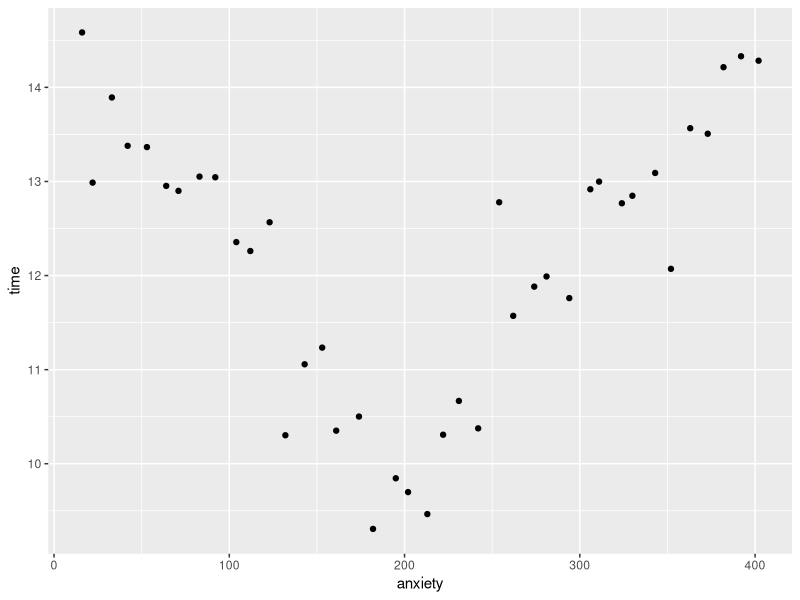
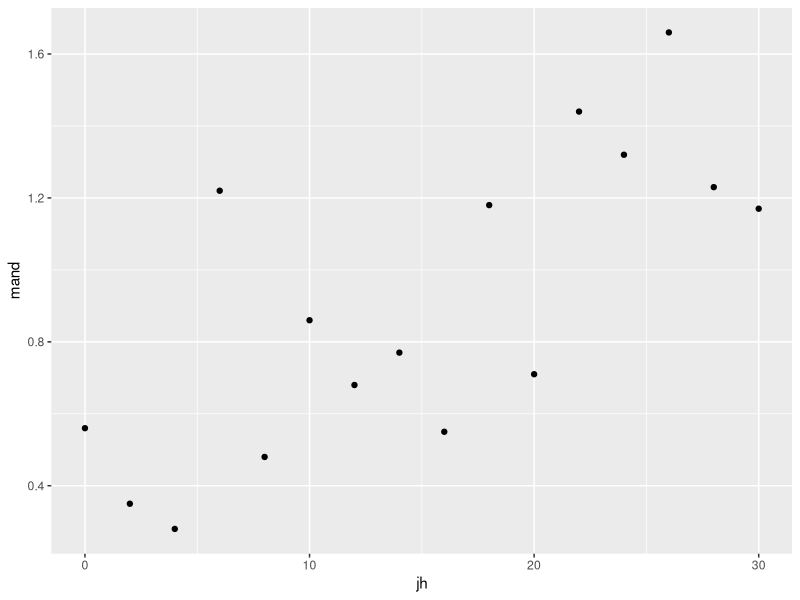
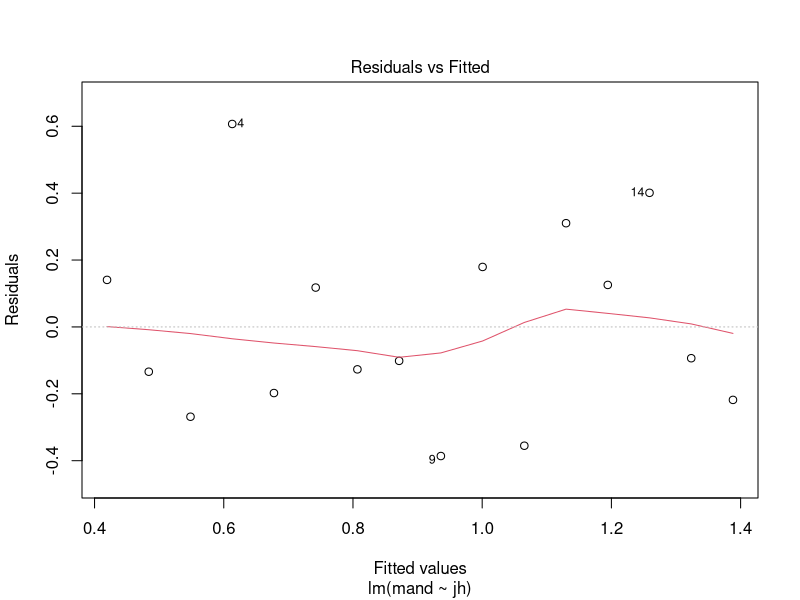
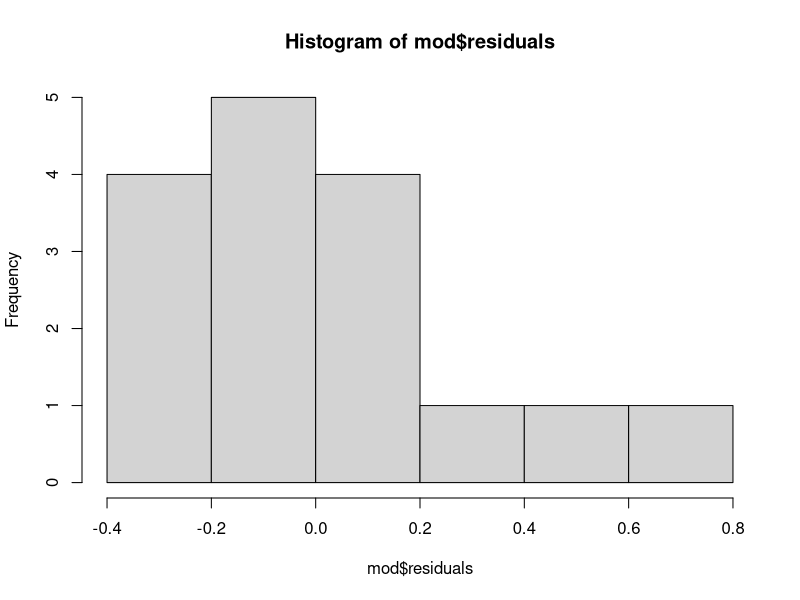
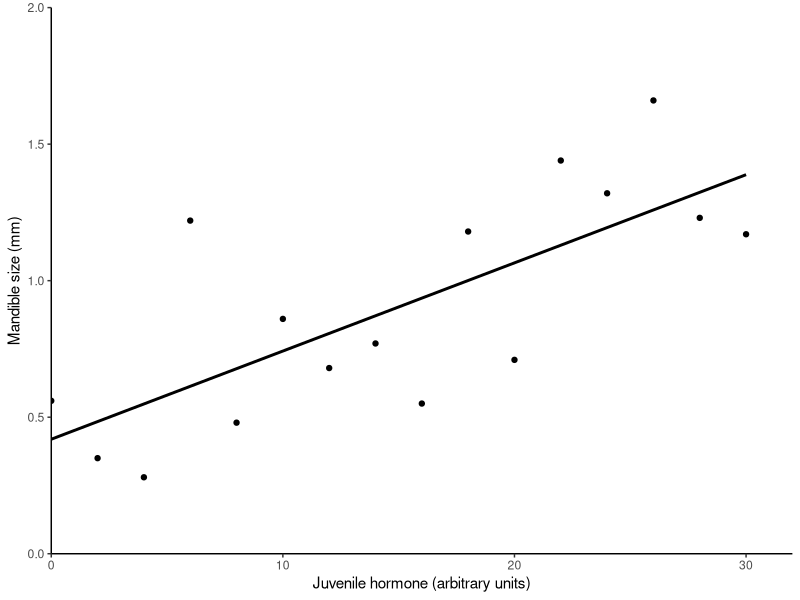

Here is the R script that generated these plots, in order:
## ---- chunk 1
#| code-fold: false
library(tidyverse)
## ---- chunk 2
#| output: false

# this example is designed to emphasise the importance of plotting your data 
# first
sprint <- read_table("data-raw/sprint.txt")
# Anxiety is discrete but ranges from 16 to 402 meaning the gap between
# possible measures is small and the variable could be treated as continuous 
# if needed. Time is a continuous measure that has decimal places and which 
# we would expect to follow a normal distribution 

# explore with a plot
ggplot(sprint, aes(x = anxiety, y = time) ) +
  geom_point()

# A scatterplot of the data clearly reveals that these data are not linear.
# There is a good relationship between the two variables but since it is
# not linear, single linear regression is not appropriate.

## ---- chunk 3
#| output: false

# read the data in and check the structure
stag <- read_table("data-raw/stag.txt")
str(stag)

# jh is discrete but ordered and has been chosen by the experimenter - 
# it is the explanatory variable.  
# the response is mandible size which has decimal places and is something
# we would expect to be normally distributed. So far, common sense 
# suggests the assumptions of regression are met.
## ---- chunk 4
#| output: false

# exploratory plot
ggplot(stag, aes(x = jh, y = mand)) +
  geom_point()
# looks linear-ish on the scatter
# regression still seems appropriate
# we will check the other assumptions after we have run the lm
## ---- chunk 5
#| output: false

# build the statistical model
mod <- lm(data = stag, mand ~ jh)

# examine it
summary(mod)
# mand = 0.032*jh + 0.419
# the slope of the line is significantly different from zero / the jh 
# explains a significant amount of the variation in mand 
# (ANOVA: F = 16.63; d.f. = 1,14; p = 0.00113).
# the intercept is 0.419 and differs significantly from zero 
## ---- chunk 6
#| output: false

# checking the assumption
plot(mod, which = 1) 
# we're looking for the variance in the residuals to be equal along the x axis.
# with a small data set there is some apparent heterogeneity but it 
# doesn't look too bad.

hist(mod$residuals)
# We have some skew which again might be partly a result of a small sample size.

shapiro.test(mod$residuals) # the also test not sig diff from normal

# On balance the use of regression is probably justifiable but it is borderline
# The experiment would be better if multiple individuals had been
# measured at each of the chosen juvenile hormone levels.
## ---- chunk 7
#| output: false

# a better plot
ggplot(stag, aes(x = jh, y = mand) ) +
  geom_point() +
  geom_smooth(method = "lm", se = FALSE, colour = "black") +
  scale_x_continuous(name = "Juvenile hormone (arbitrary units)",
                     expand = c(0, 0),
                     limits = c(0, 32)) +
  scale_y_continuous(name = "Mandible size (mm)",
                     expand = c(0, 0),
                     limits = c(0, 2)) +
  theme_classic()

